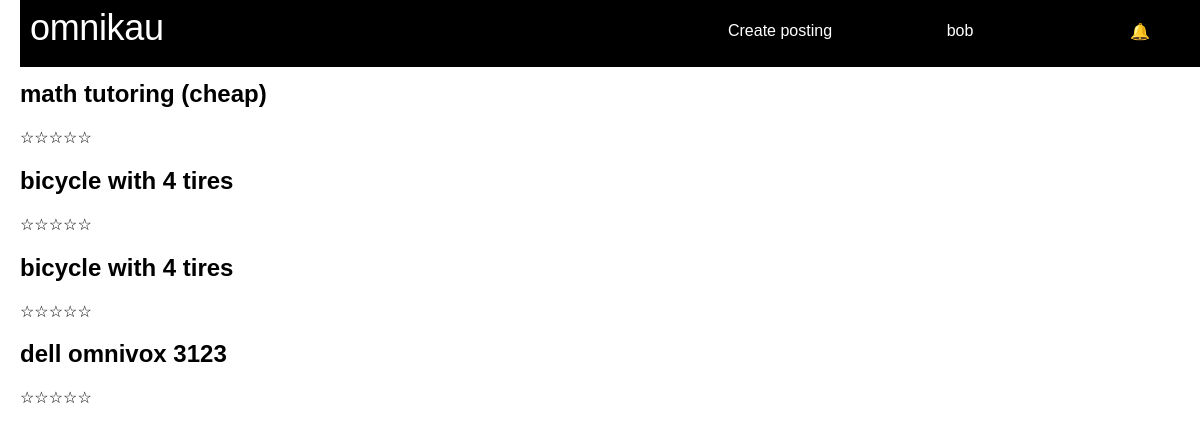
The page /?c=user&a=notifications (signed in) on the database its author committed.
### tables this page shows
CREATE TABLE `transactions` (
  `transaction_id` int(11) NOT NULL,
  `buyer_email` varchar(64) NOT NULL,
  `posting_id` int(11) NOT NULL,
  `rated` tinyint(1) DEFAULT NULL
);

CREATE TABLE `postings` (
  `posting_id` int(11) NOT NULL,
  `description` varchar(64) NOT NULL,
  `price` int(10) NOT NULL,
  `seller_email` varchar(64) NOT NULL,
  `date_posted` date NOT NULL DEFAULT current_timestamp(),
  `visits` int(11) NOT NULL,
  `is_sold` char(1) NOT NULL,
  `post_type` varchar(32) NOT NULL,
  `title` varchar(64) NOT NULL
);

### Models/Transaction.php (called while the page is built, shortened)
<?php
    include_once 'sqlconnection.php';
    class Transaction{
        static function getUserTransactions($email, $unread = true){
            global $conn;
            $sql = $unread ? "SELECT * FROM transactions WHERE buyer_email = '$email' AND rated = 0" : "SELECT * FROM transactions WHERE buyer_email = '$email' AND rated = 0";
            $res = $conn->query($sql);
            $list = array();
            while($row = $res->fetch_assoc()){
                $transaction = new Transaction($row['buyer_email'], $row['posting_id'], $row['rated']);
                $transaction->posting_id = $row['posting_id'];
                $transaction->transaction_id = $row['transaction_id'];
                $sql = "SELECT title FROM postings WHERE posting_id = $transaction->posting_id";
                $subres = $conn->query($sql);
                $posting = $subres->fetch_assoc();
                $transaction->title = $posting['title'];
                array_push($list, $transaction);
            }
            return $list;
        }
    }
?>

### Models/User.php (called while the page is built, shortened)
<?php
    class User{
        public String $email = "";
        function getTransactions($unread = true){
            include_once 'Models/Transaction.php';
            return Transaction::getUserTransactions($this->email, $unread);
        }
    }
?>

### Views/User/notifications.php (the view, shortened to what this page needs)
<!DOCTYPE html>
<html lang="en">
<head>
</head>
<body>
    <?php
        include_once 'header.php';
        echo "<div id='transaction_grid>'";
        foreach($data as $transaction){
            echo "<div id='transaction'>";
            echo "<h2>$transaction->title</h2>";
            echo "<div id='stars'>";
            $stars = 0;
            while($stars<5){
                $stars = $stars + 1;
                echo "<a id='$stars' href='?c=rating&i=$transaction->transaction_id&s=$stars''>☆</a>";
            }
            echo "</div>";
        }
        echo "</div>";
    ?>
</body>
</html>

### styles.css (style rules this page uses)
body { margin: 20px; margin-top: 80px; position: relative; font-feature-settings: 'clig' off, 'liga' off; font-family: 'Michroma', sans-serif; }
div a { color: black; text-decoration: none; }

### rows shown on the page
transactions: posting.title "math tutoring (cheap)"
transactions: posting.title "bicycle with 4 tires"
transactions: posting.title "bicycle with 4 tires"
transactions: posting.title "dell omnivox 3123"

### other values the page prints
$_SESSION['user']->username "bob"
